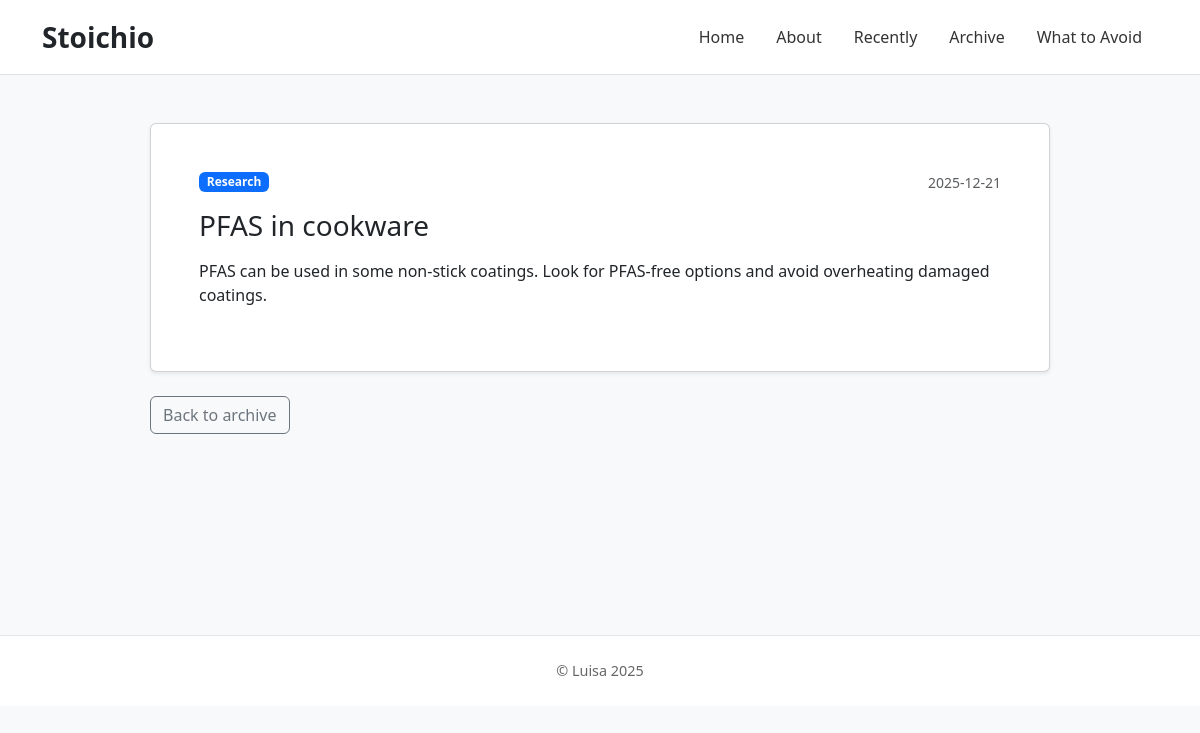
Screenshot of /post/2 with the database file from the repository.
### tables this page shows
CREATE TABLE posts (id INTEGER PRIMARY KEY AUTOINCREMENT, title TEXT NOT NULL, summary TEXT NOT NULL, date TEXT NOT NULL, body TEXT NOT NULL DEFAULT '');

### app.py (the view)
@app.route("/post/<int:post_id>")
def post(post_id):
    conn = get_db()
    post = conn.execute(
        "SELECT * FROM posts WHERE id = ?", (post_id,)
    ).fetchone()
    conn.close()
    if post is None:
        abort(404)
    return render_template("post.html", post=post)

### app.py (called while the page is built)
def get_db():
    conn = sqlite3.connect("stoichio.db")
    conn.row_factory = sqlite3.Row
    return conn

### templates/post.html (shortened to what this page needs)
<!DOCTYPE html>
<html lang="en">
  <head>
    <link href="https://cdn.jsdelivr.net/npm/bootstrap@5.3.3/dist/css/bootstrap.min.css" rel="stylesheet">
    <link href="{{ url_for('static', filename='styles.css') }}" rel="stylesheet">
  </head>
  <body>
    {% include "_nav.html" %}
    <main class="container-fluid px-4 py-5">
      <div class="mx-auto" style="max-width: 900px;">
        <div class="card shadow-sm">
          <div class="card-body p-4 p-md-5">
            <div class="d-flex flex-column flex-md-row justify-content-between gap-2 mb-3">
              <span class="badge text-bg-primary align-self-start">Research</span>
              <small class="text-muted">{{ post['date'] }}</small>
            </div>
            <h1 class="h3 mb-3">{{ post['title'] }}</h1>
            <div class="post-body">{{ post['body'] | safe }}</div>
          </div>
        </div>
        <div class="mt-4">
          <a class="btn btn-outline-secondary" href="{{ url_for('archive') }}">Back to archive</a>
        </div>
      </div>
    </main>
    <footer class="bg-white">
      <div class="container py-4 text-center">© Luisa 2025</div>
    </footer>
  </body>
</html>

### static/styles.css (style rules this page uses)
body { font-family: system-ui, -apple-system, BlinkMacSystemFont, "Segoe UI", sans-serif; background: #f8f9fa; }
main { min-height: 70vh; }
footer { border-top: 1px solid #e5e5e5; color: #666; font-size: 0.9rem; }

### rows the page displays
posts: date "2025-12-21", title "PFAS in cookware", body "PFAS can be used in some non-stick coatings. Look for PFAS-free options and avoid overheating damaged coatings."
